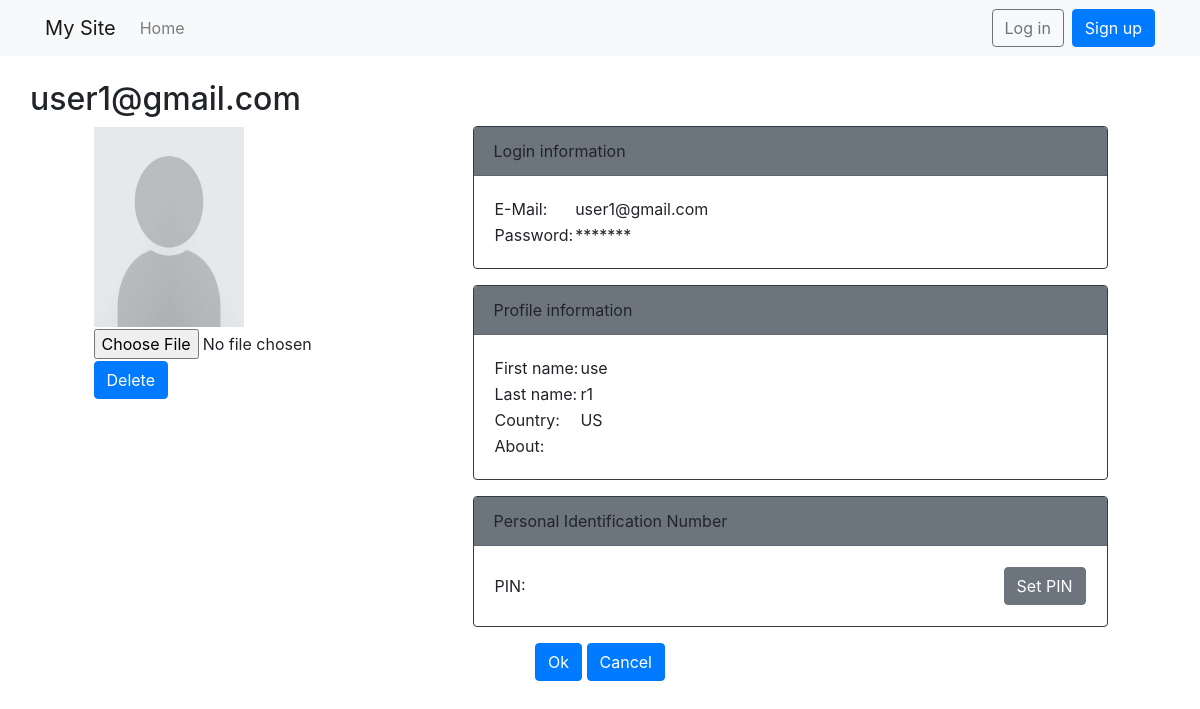
Before: /profile/2/ with the older database file.
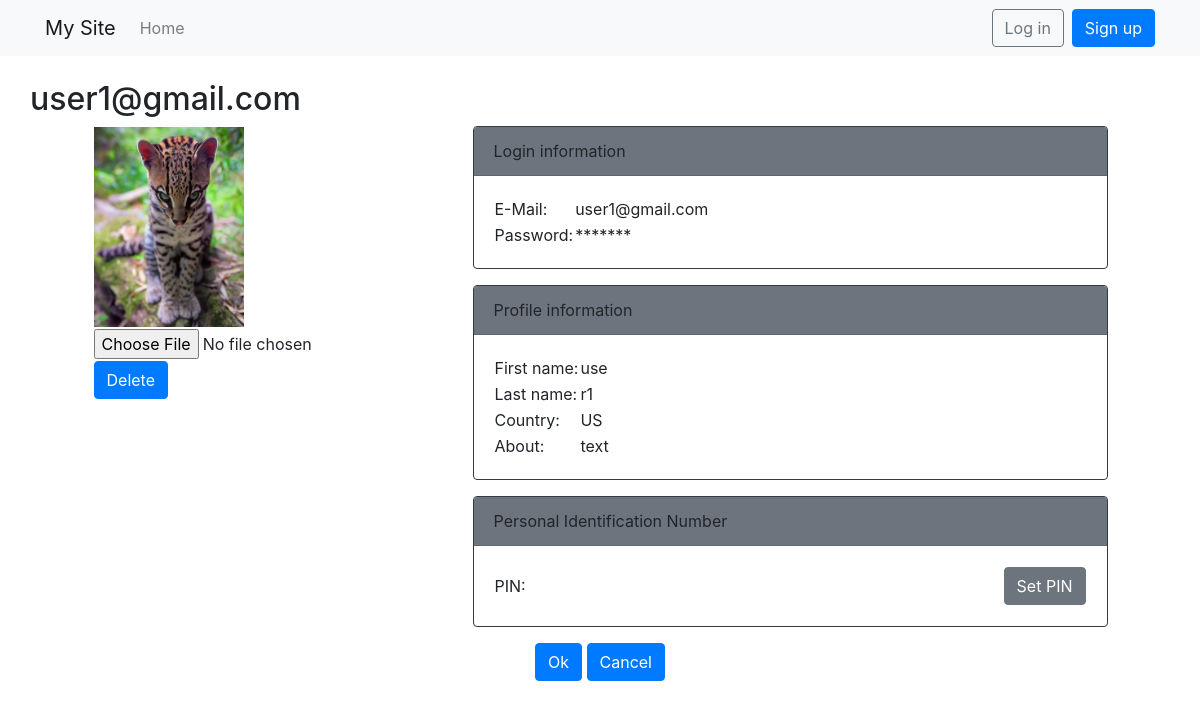
After: the same page with the newer database file.
### users/models.py (models this page shows, shortened)
class CustomUser(AbstractBaseUser, PermissionsMixin):
    url_height = models.PositiveIntegerField(null=True)
    url_width = models.PositiveIntegerField(null=True)
    first_name = models.CharField("user's first name", max_length=30)
    last_name = models.CharField("user's last name", max_length=30)
    photo = models.ImageField(default="usernophoto.jpg", width_field='url_width', height_field='url_height', upload_to='user_photos',
                              null=True, blank=True)
    email = models.EmailField(_('email address'), unique=True)
    country = models.CharField(max_length=300, choices=(
        ('US', 'United States'),
        ('FR', 'France'),
        ('CN', 'China'),
        ('RU', 'Russia'),
        ('IT', 'Italy')
    )
                               )
    about = models.TextField(verbose_name='about', null=True, blank=True, max_length=300)
    pincode = models.CharField(max_length=4,blank=True)
    role = models.CharField(max_length=300, choices=(
        ('A', 'Admin'),
        ('E', 'Expert'),
        ('C', 'Competitor'),
        ('N', 'No role'),
    )
                            ,default=('N', 'No role'))
    event = models.ForeignKey(Event, on_delete=models.SET_NULL,null=True, blank=True)
    is_staff = models.BooleanField(default=False)
    is_active = models.BooleanField(default=True)
    date_joined = models.DateTimeField(default=timezone.now)
    USERNAME_FIELD = 'email'
    EMAIL_FIELD = 'email'
    REQUIRED_FIELDS = ['first_name', 'last_name']
    objects = CustomUserManager()
    class Meta():
        ordering = ['date_joined']

### users/views.py (the view)
# urls.py: path('profile/<int:pk>/', views.ProfileView.as_view(), name='profile'),
class ProfileView(generic.UpdateView):
    model = CustomUser
    form_class = CustomUserChangeForm
    success_url = reverse_lazy('home')
    template_name = 'registration/profile.html'

### users/forms.py
class CustomUserChangeForm(UserChangeForm):
    class Meta:
        model = CustomUser
        fields = ['first_name', 'last_name', 'country', 'photo', 'about']

### templates/registration/profile.html (shortened to what this page needs)
{% extends 'base.html' %}
{% load static %}
{% block content %}
    <div class="row">
        <h2> {{ form.instance.email }}</h2>
    </div>
              <form method="post" enctype="multipart/form-data">
<div class="row justify-content-center">
    <div class="col-4">
    <table>
        <tr><td>
        {% if form.instance.photo %}
            <img class="photo" src="{% static form.instance.photo.url %}" width=150, height=200 border=3>
        {% else %}
            <img class="photo" src="{% static '/images/usernophoto.jpg' %}" width=150, height=200 border=2>
        {% endif %}
        </td></tr>
            <tr><td>
        <input type="file" name="photo" accept="image/*" id="id_photo">
            </td></tr>
        <tr><td>
            <button type="button" name="photo-clear" id="photo-clear_id" class="btn btn-primary">Delete</button>
            </td>
    </table>
      </div>
    <div class="col-7">
                  <div class="card border-dark mb-3">
                      <div class="card-header bg-secondary ">Login information</div>
                        <div class="card-body">
                      <table>
                          <tr>
                              <td>E-Mail:</td>
                              <td>{{ form.instance.email }}</td>
                          </tr>
                          <tr>
                              <td>Password:</td>
                              <td>*******</td>
                          </tr>
                      </table>
                        </div>
                  </div>
                          <div class="card border-dark mb-3">
                              <div class="card-header bg-secondary">Profile information</div>
                              <div class="card-body">
                              <table>
                          <tr>
                              <td>First name:</td>
                              <td>{{ form.instance.first_name }}</td>
                          </tr>
                          <tr>
                              <td>Last name:</td>
                              <td>{{ form.instance.last_name }}</td>
                          </tr>
                          <tr>
                              <td>Country:</td>
                              <td>{{ form.instance.country }}</td>
                          </tr>
                          <tr>
                              <td>About:</td>
                              <td>{{ form.instance.about }}</td>
                          </tr>
                      </table>
                  </div>
                          </div>
                                 <div class="card border-dark mb-3">
                                     <div class="card-header bg-secondary" >Personal Identification Number</div>
                                     <div class="card-body">
                      <table>
                          <tr>
                              <td>PIN:</td>
                              <td width="100%" align="right"><a href="{% url 'pin' form.instance.id %}" class="btn btn-secondary">
                                  {% if form.instance.pincode %}
                                  Reset PIN
                                  {% else %}
                                  Set PIN
                                  {% endif %}
                              </a></td>
                          </tr>
                      </table>
                                     </div>
                                 </div>
                  </div>
            <div>
            <a href="{% url 'home' %}" class="btn btn-primary">Ok</a>
            <a href="{% url 'home' %}" class="btn btn-primary">Cancel</a>
            </div>
        </div>
  </div>
{% endblock %}

Changed rows visible on the page:
changed CustomUser "user1@gmail.com": photo: picture added in place of a placeholder; instance.about (not shown) → "text"
